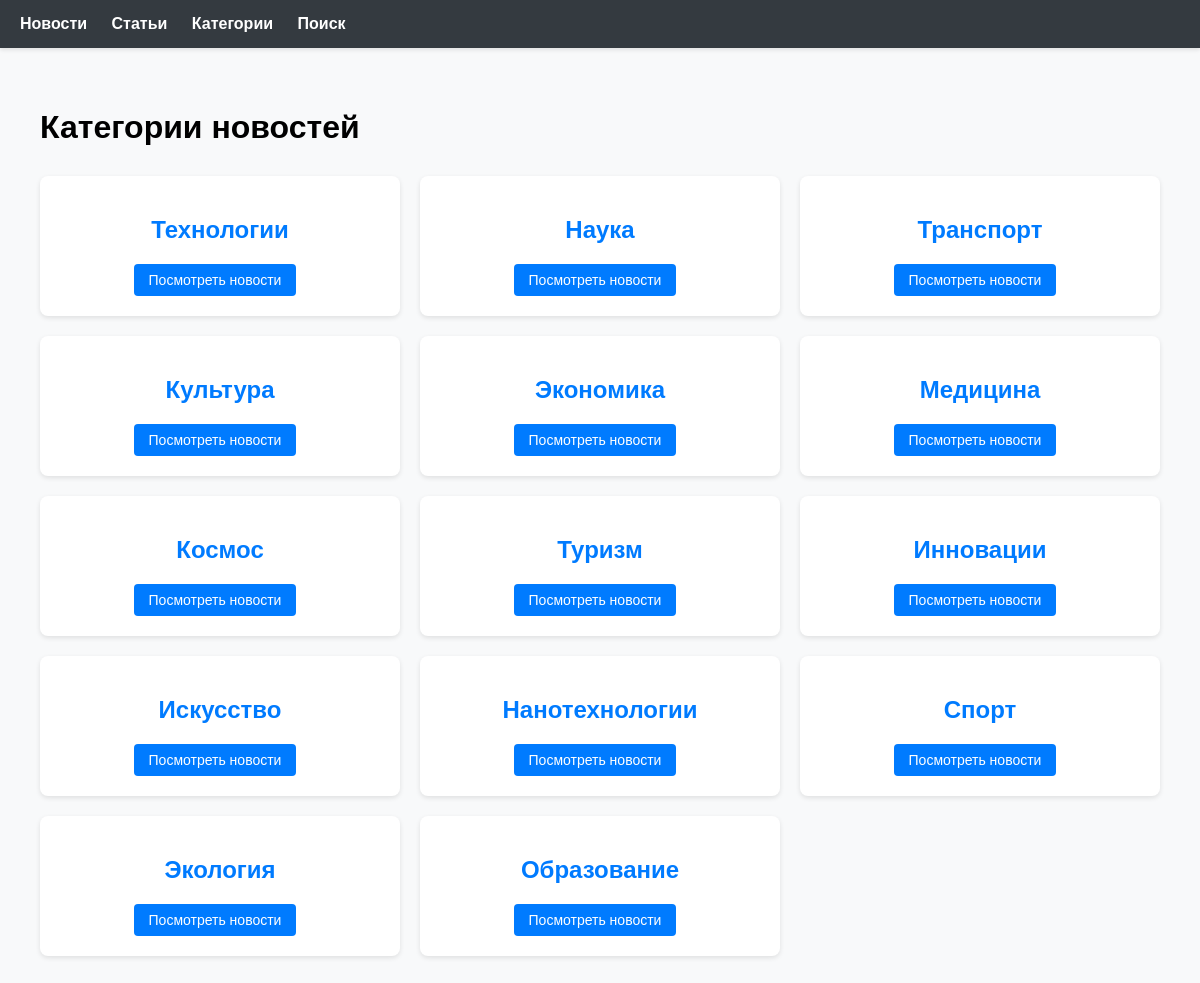
The app's page /news/categories/ with its own data.
### NewsPortal/models.py (models this page shows, shortened)
class Category(models.Model):
    name = models.CharField(max_length=100, unique=True)
    subscribers = models.ManyToManyField(User, related_name='subscribed_categories', blank=True)

### NewsPortal/views.py (the view)
# urls.py: path('categories/', views.category_list, name='category_list'),
def category_list(request):
    categories = Category.objects.all()
    return render(request, 'category_list.html', {'categories': categories})

### NewsPortal/context_processors.py (called while the page is built)
def site_info(request):
    return {
        'SITE_NAME': getattr(settings, 'SITE_NAME', 'News Portal'),
        'SITE_URL': getattr(settings, 'SITE_URL', 'localhost:8000'),
    }

def site_settings(request):
    return {
        'SITE_NAME': settings.SITE_NAME,
        'SITE_URL': settings.SITE_URL,
    }

def social_login_buttons(request):
    return {
        'social_login_buttons': mark_safe(
            '<a href="/accounts/yandex/login/?process=login" class="btn yandex-btn">'
            '<img src="https://upload.wikimedia.org/wikipedia/commons/thumb/9/91/Yandex_icon.svg/512px-Yandex_icon'
            '.svg.png"'
            'alt="Yandex" width="20"> Войти через Yandex'
            '</a>'
        )
    }

### NewsPortal/templates/category_list.html (shortened to what this page needs)
{% extends "default.html" %}
{% block content %}
<div class="container">
    <h1>Категории новостей</h1>
    <div class="categories">
        {% for category in categories %}
        <div class="category-card">
            <h2>
                <a href="{% url 'NewsPortal:category_detail' category.id %}">
                    {{ category.name }}
                </a>
            </h2>
            <a href="{% url 'NewsPortal:category_detail' category.id %}"
               class="btn btn-primary">
                Посмотреть новости
            </a>
        </div>
        {% endfor %}
    </div>
</div>
{% endblock %}

### NewsPortal/templates/default.html (style rules this page uses)
body { font-family: Arial, sans-serif; margin: 0; padding: 0; background-color: #f8f9fa; }
.container { padding: 20px; max-width: 1200px; margin: 0 auto; }
a { color: #007bff; text-decoration: none; }
.btn { display: inline-block; padding: 8px 15px; background: #007bff; color: white; border-radius: 4px; text-decoration: none; margin-right: 10px; font-size: 14px; border: none; cursor: pointer; transition: background 0.3s; }

### NewsPortal/templates/category_list.html (style rules this page uses)
.categories { display: grid; grid-template-columns: repeat(auto-fill, minmax(300px, 1fr)); gap: 20px; margin-top: 30px; }
.category-card { background: white; border-radius: 8px; padding: 20px; box-shadow: 0 2px 5px rgba(0,0,0,0.1); text-align: center; }

### records on screen
Category: name "Технологии"
Category: name "Наука"
Category: name "Транспорт"
Category: name "Культура"
Category: name "Экономика"
Category: name "Медицина"
Category: name "Космос"
Category: name "Туризм"
Category: name "Инновации"
Category: name "Искусство"
Category: name "Нанотехнологии"
Category: name "Спорт"
Category: name "Экология"
Category: name "Образование"
